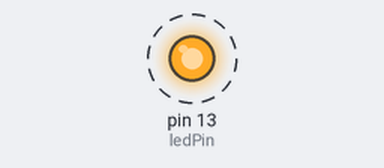
A sketch run on a simulated Arduino Uno, built with avr-gcc and run on an emulated ATmega328P. On the bench: output pins drawn as LEDs (lit = HIGH). Dashed ring = blinking.

Above: at 0.2 s.
Timing chart, 0 to 3.0 s (numbered marks = the images above):
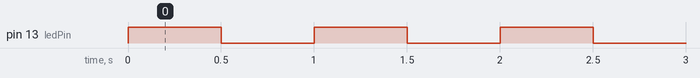

The sketch:

_1_blink.ino
```cpp
const int ledPin = 13;

void blinkLed(int blinkPin, int delayTime) {
    // blinks an LED
    digitalWrite(blinkPin, HIGH);
    delay(delayTime/2);
    digitalWrite(blinkPin, LOW);
    delay(delayTime/2);
}

void setup() {
  pinMode(ledPin, OUTPUT);
}

void loop() {
  blinkLed(ledPin, 1000);
}
```

Measured:
- by itself, pin 13 (ledPin): alternates HIGH for 0.50 s and LOW for 0.50 s
